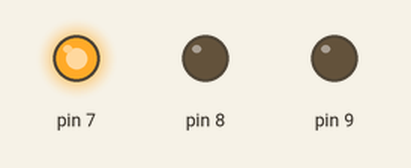
Simulated run of this sketch. Board: Arduino Uno, built with avr-gcc and run on an emulated ATmega328P. On the bench: output pins drawn as LEDs (lit = HIGH).

Above: at 10.0 s.
At 21.5 s:
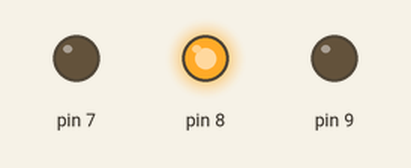
At 43.0 s:
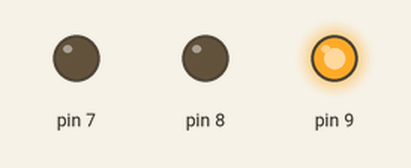
Timing chart, 0 to 81.9 s (numbered marks = the images above):
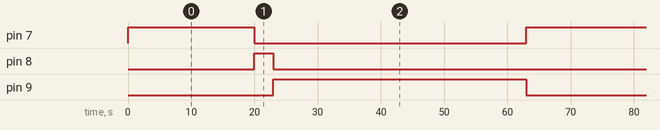

The sketch:

logUploadseetings.ino
```cpp
void setup() {
  // put your setup code here, to run once:
  pinMode(7,OUTPUT);
  pinMode(8,OUTPUT);
  pinMode(9,OUTPUT);

}

void loop() {
  // put your main code here, to run repeatedly:
  digitalWrite(7,HIGH);
  digitalWrite(8,LOW);
  digitalWrite(9,LOW);
  delay(20000);

  digitalWrite(8,HIGH);
  digitalWrite(7,LOW);
  digitalWrite(9,LOW);
  delay(3000);

  digitalWrite(9,HIGH);
  digitalWrite(7,LOW);
  digitalWrite(8,LOW);
  delay(40000);


}
```

Measured:
- by itself, pin 7: alternates HIGH for 20.0 s and LOW for 43.0 s
- by itself, pin 8: alternates HIGH for 3.0 s and LOW for 60.0 s
- by itself, pin 9: alternates HIGH for 40.0 s and LOW for 23.0 s
